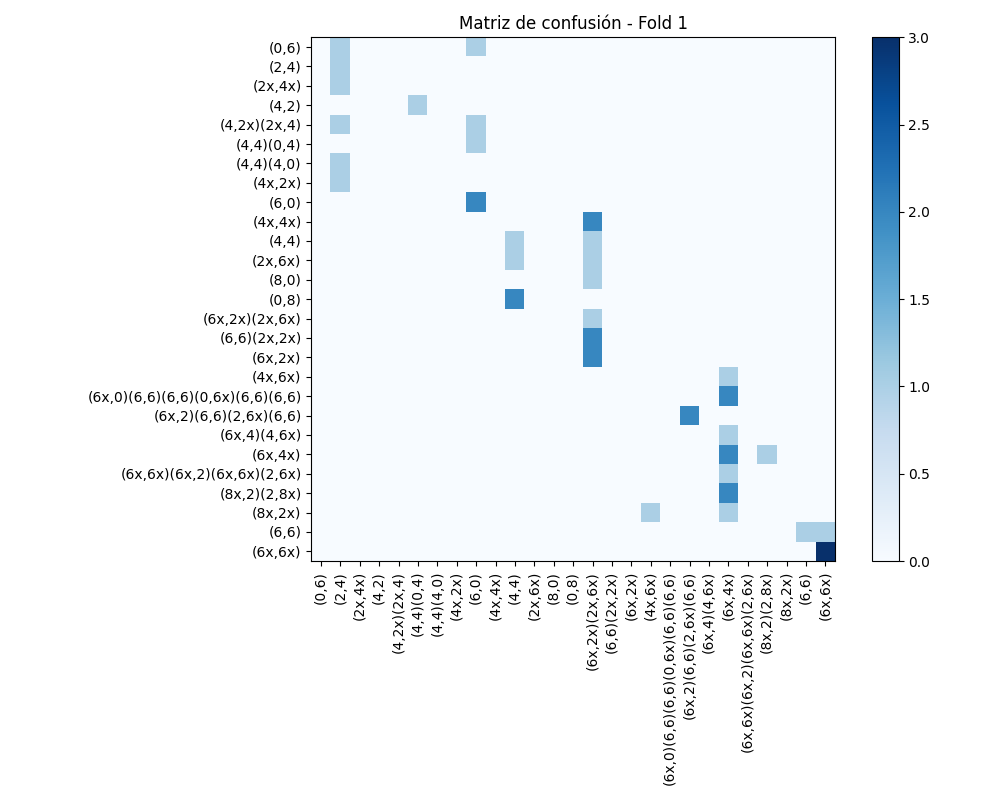
#> input picture confusion_matrix_fold_1.png, 1000 x 800 px, given in place of 5_(6x,4x)_10.mp4, which was not available
$ python hsv_color_picker.py
#> lines starting #> are read from the running program, lines starting #| are printed output that depends on the picture; after the words box and inside, x2 and y2 are one past the last pixel; in counts of white or black regions, pixels touching at a corner belong together; pictures that were not available may be replaced by others from this repository, and a replacement may not be noted
import cv2
import numpy as np

# Capture the webcam (or enter path to video)
path = '/home/dar0j/Documentos/2025/intro trabajo titulo el E/PROJECT/Datasets/5b/5_(6x,4x)_10.mp4'#5_(6x,4x)_12.mp4' # 0 for webcam
cap = cv2.VideoCapture(path)


def nothing(arg): pass

#takes an image, and a lower and upper bound
#returns only the parts of the image in bounds
def only_color(frame, color_ranges, morph):
    h,s,v,h1,s1,v1 = color_ranges
    # Convert BGR to HSV
    hsv = cv2.cvtColor(frame, cv2.COLOR_BGR2HSV)
    # define range of blue color in HSV
    lower = np.array([h,s,v])
    upper = np.array([h1,s1,v1])
    # Threshold the HSV image to get only blue colors
    mask = cv2.inRange(hsv, lower, upper)
    #define kernel size (for touching up the image)
    #kernel = np.ones((morph, morph),np.uint8)
    #touch up
    #mask = cv2.morphologyEx(mask, cv2.MORPH_OPEN, kernel)
    # Bitwise-AND mask and original image
    res = cv2.bitwise_and(frame,frame, mask= mask)
    return res, mask

#setup trackbars
cv2.namedWindow('image')
cv2.createTrackbar('h', 'image', 0,255, nothing)
#> slider 'h' is set to 85
cv2.createTrackbar('s', 'image', 0,255, nothing)
#> slider 's' is set to 85
cv2.createTrackbar('v', 'image', 0,255, nothing)
#> slider 'v' is set to 85
cv2.createTrackbar('h1', 'image', 255,255, nothing)
cv2.createTrackbar('s1', 'image', 255,255, nothing)
cv2.createTrackbar('v1', 'image', 255,255, nothing)
cv2.createTrackbar('morph', 'image', 0,10, nothing)
#> slider 'morph' is set to 3

#main loop of the program
while True:

    #read image from the video
    ret, img = cap.read()
#> img is the input picture: shape (800, 1000, 3); mean B, G, R 248.7, 246.3, 243.3
    if not ret or img is None:
        print("Failed to read frame. Exiting.")
        break

    #get trackbar values
    h= cv2.getTrackbarPos('h', 'image')
    s= cv2.getTrackbarPos('s', 'image')
    v= cv2.getTrackbarPos('v', 'image')
    h1= cv2.getTrackbarPos('h1', 'image')
    s1= cv2.getTrackbarPos('s1', 'image')
    v1= cv2.getTrackbarPos('v1', 'image')
    morph = cv2.getTrackbarPos('morph', 'image')

    #extract only the colors between h,s,v and h1,s1,v1
    img, mask = only_color(img, (h,s,v,h1,s1,v1), morph)
#> in only_color, `hsv = cv2.cvtColor(frame, cv2.COLOR_BGR2HSV)`: hsv: shape (800, 1000, 3); mean H, S, V 37.6, 6.4, 248.7
#> in only_color, `mask = cv2.inRange(hsv, lower, upper)`:
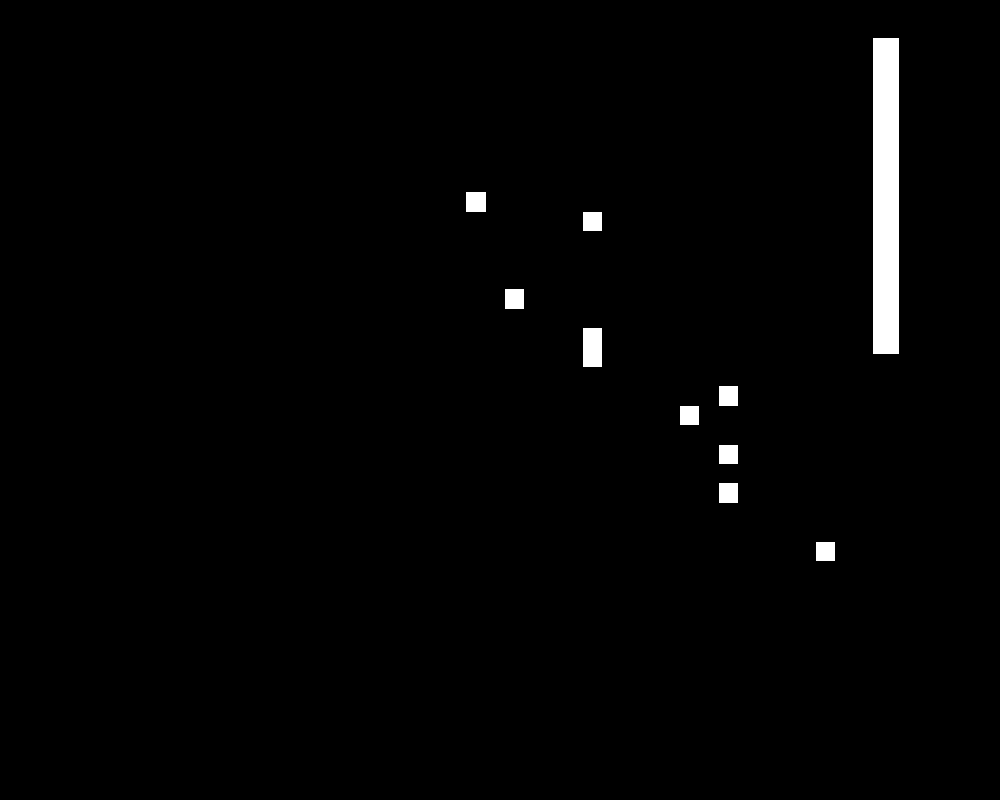
#> mask: shape (800, 1000); 1.5% white; 10 white regions, largest, box (x1, y1, x2, y2) and area: (873, 38, 899, 354) 8216, (583, 328, 602, 367) 741, (466, 192, 486, 212) 400

    # Resize output images to fit window size
    width = 360
    height = 640
    img_out_small = cv2.resize(img, (width, height))
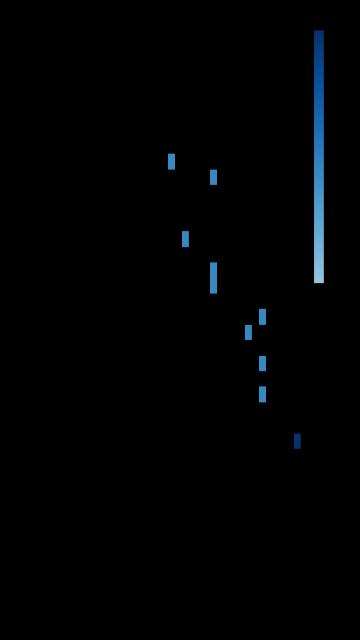
#> img_out_small: shape (640, 360, 3); mean B, G, R 2.8, 1.9, 0.8
    mask_small = cv2.resize(mask, (width, height))

    #show the image and wait
    cv2.imshow('img', img_out_small)
    cv2.imshow('image', mask_small)
    cv2.moveWindow('img', 2000, 20)
    cv2.moveWindow('image', 2000 + width + 20, 20)
    k=cv2.waitKey(100)
#> (key Esc is pressed here)
    if k==27: break

#print calues
print('h,s,v,h1,s1,v1', h,s,v,h1,s1,v1)

#release the video to avoid memory leaks, and close the window
cap.release()
cv2.destroyAllWindows()

$ run again, on confusion_matrix_fold_4.png
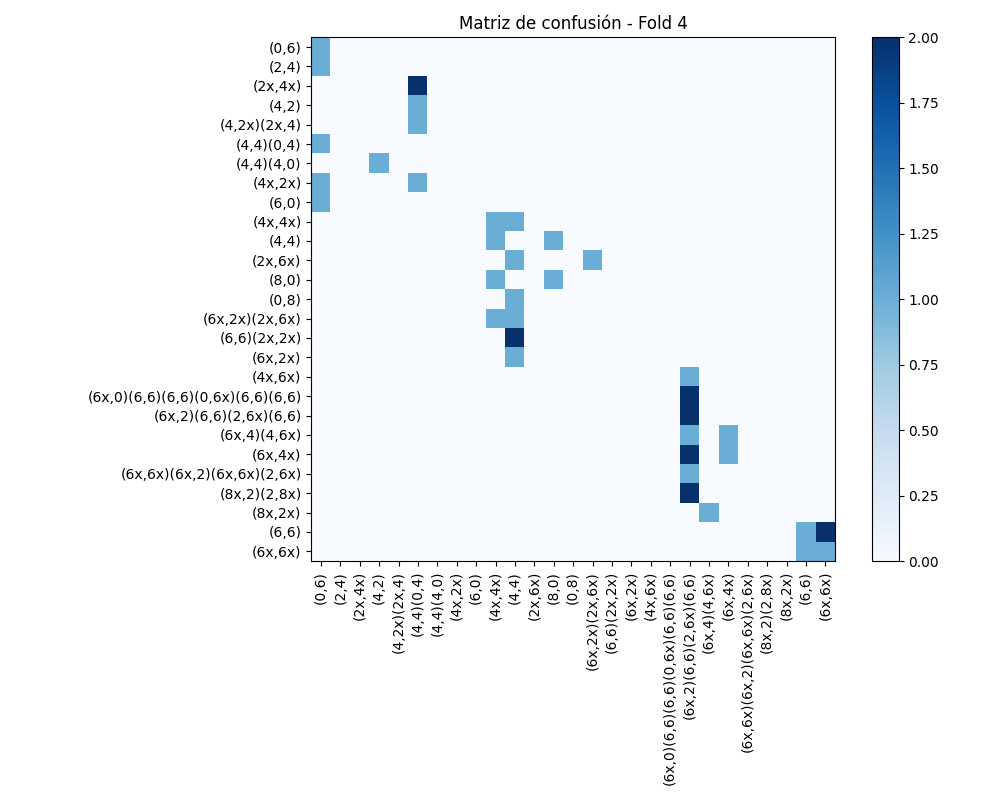
#> input picture confusion_matrix_fold_4.png, 1000 x 800 px, given in place of 5_(6x,4x)_10.mp4, which was not available
#> img is the input picture: shape (800, 1000, 3); mean B, G, R 248.2, 245.5, 242.3
#> hsv: shape (800, 1000, 3); mean H, S, V 37.6, 7.3, 248.2
#> in only_color, `mask = cv2.inRange(hsv, lower, upper)`:
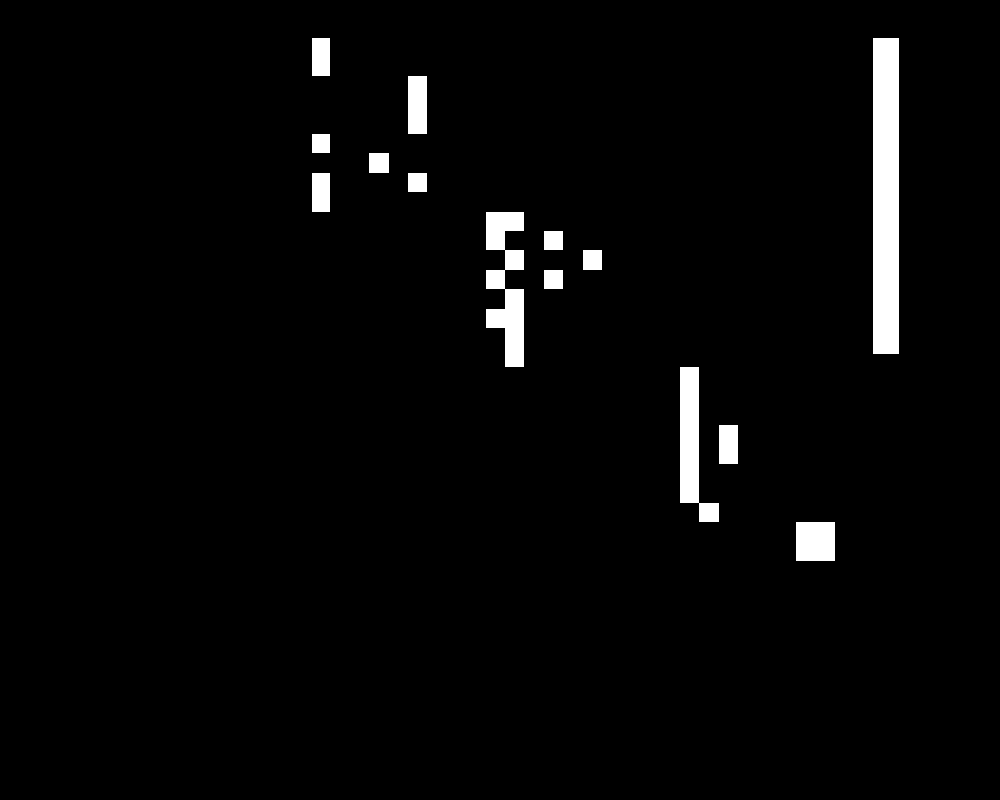
#> mask: shape (800, 1000); 2.7% white; 14 white regions, largest, box (x1, y1, x2, y2) and area: (873, 38, 899, 354) 8216, (486, 212, 524, 367) 3667, (680, 367, 719, 522) 2964
#> `mask_small = cv2.resize(mask, (width, height))`:
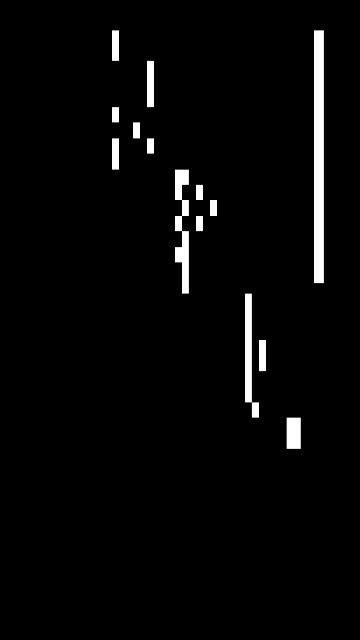
#> mask_small: shape (640, 360); min 0, max 255, mean 7.2
